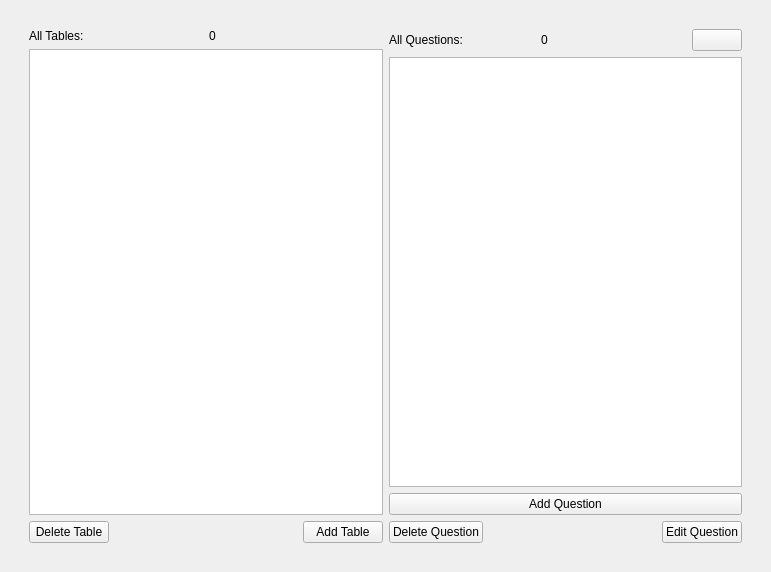
<?xml version="1.0" encoding="UTF-8"?>
<ui version="4.0">
 <class>MainMenu</class>
 <widget class="QWidget" name="MainMenu">
  <property name="geometry">
   <rect>
    <x>0</x>
    <y>0</y>
    <width>771</width>
    <height>572</height>
   </rect>
  </property>
  <property name="windowTitle">
   <string>Form</string>
  </property>
  <layout class="QGridLayout" name="gridLayout">
   <item row="1" column="0">
    <widget class="QWidget" name="widget" native="true">
     <layout class="QGridLayout" name="gridLayout_4">
      <item row="1" column="0">
       <widget class="QStackedWidget" name="stackedWidget">
        <property name="currentIndex">
         <number>1</number>
        </property>
        <widget class="QWidget" name="page">
         <layout class="QGridLayout" name="gridLayout_2">
          <item row="0" column="0">
           <layout class="QHBoxLayout" name="horizontalLayout">
            <item>
             <spacer name="horizontalSpacer">
              <property name="orientation">
               <enum>Qt::Horizontal</enum>
              </property>
              <property name="sizeHint" stdset="0">
               <size>
                <width>40</width>
                <height>20</height>
               </size>
              </property>
             </spacer>
            </item>
            <item>
             <layout class="QVBoxLayout" name="verticalLayout">
              <item>
               <spacer name="verticalSpacer">
                <property name="orientation">
                 <enum>Qt::Vertical</enum>
                </property>
                <property name="sizeHint" stdset="0">
                 <size>
                  <width>20</width>
                  <height>40</height>
                 </size>
                </property>
               </spacer>
              </item>
              <item>
               <widget class="QLabel" name="label">
                <property name="styleSheet">
                 <string notr="true">font: 20pt &quot;Times New Roman&quot;;</string>
                </property>
                <property name="text">
                 <string>Enter the password</string>
                </property>
               </widget>
              </item>
              <item>
               <spacer name="verticalSpacer_2">
                <property name="orientation">
                 <enum>Qt::Vertical</enum>
                </property>
                <property name="sizeHint" stdset="0">
                 <size>
                  <width>20</width>
                  <height>40</height>
                 </size>
                </property>
               </spacer>
              </item>
              <item>
               <widget class="QLineEdit" name="passwordBox">
                <property name="styleSheet">
                 <string notr="true">font: 20pt &quot;Times New Roman&quot;;</string>
                </property>
               </widget>
              </item>
              <item>
               <spacer name="verticalSpacer_3">
                <property name="orientation">
                 <enum>Qt::Vertical</enum>
                </property>
                <property name="sizeHint" stdset="0">
                 <size>
                  <width>20</width>
                  <height>40</height>
                 </size>
                </property>
               </spacer>
              </item>
              <item>
               <widget class="QPushButton" name="loginButton">
                <property name="styleSheet">
                 <string notr="true">font: 20pt &quot;Times New Roman&quot;;</string>
                </property>
                <property name="text">
                 <string>Login</string>
                </property>
               </widget>
              </item>
              <item>
               <spacer name="verticalSpacer_4">
                <property name="orientation">
                 <enum>Qt::Vertical</enum>
                </property>
                <property name="sizeHint" stdset="0">
                 <size>
                  <width>20</width>
                  <height>40</height>
                 </size>
                </property>
               </spacer>
              </item>
             </layout>
            </item>
            <item>
             <spacer name="horizontalSpacer_2">
              <property name="orientation">
               <enum>Qt::Horizontal</enum>
              </property>
              <property name="sizeHint" stdset="0">
               <size>
                <width>40</width>
                <height>20</height>
               </size>
              </property>
             </spacer>
            </item>
           </layout>
          </item>
         </layout>
        </widget>
        <widget class="QWidget" name="page_2">
         <layout class="QGridLayout" name="gridLayout_3">
          <item row="0" column="0">
           <layout class="QVBoxLayout" name="verticalLayout_2">
            <item>
             <layout class="QHBoxLayout" name="horizontalLayout_5">
              <item>
               <widget class="QLabel" name="label_2">
                <property name="styleSheet">
                 <string notr="true">font: 14pt &quot;Times New Roman&quot;;</string>
                </property>
                <property name="text">
                 <string>All Tables:</string>
                </property>
               </widget>
              </item>
              <item>
               <widget class="QLabel" name="numOfTablesLabel">
                <property name="styleSheet">
                 <string notr="true">font: 14pt &quot;Times New Roman&quot;;</string>
                </property>
                <property name="text">
                 <string>0</string>
                </property>
               </widget>
              </item>
             </layout>
            </item>
            <item>
             <widget class="QListWidget" name="listOfTables">
              <property name="styleSheet">
               <string notr="true">font: 75 12pt &quot;Unispace&quot;;</string>
              </property>
             </widget>
            </item>
            <item>
             <layout class="QHBoxLayout" name="horizontalLayout_2">
              <item>
               <widget class="QPushButton" name="deleteTableButton">
                <property name="text">
                 <string>Delete Table</string>
                </property>
               </widget>
              </item>
              <item>
               <spacer name="horizontalSpacer_3">
                <property name="orientation">
                 <enum>Qt::Horizontal</enum>
                </property>
                <property name="sizeHint" stdset="0">
                 <size>
                  <width>40</width>
                  <height>20</height>
                 </size>
                </property>
               </spacer>
              </item>
              <item>
               <widget class="QPushButton" name="addTableButton">
                <property name="text">
                 <string>Add Table</string>
                </property>
               </widget>
              </item>
             </layout>
            </item>
           </layout>
          </item>
          <item row="0" column="1">
           <layout class="QVBoxLayout" name="verticalLayout_3">
            <item>
             <layout class="QHBoxLayout" name="horizontalLayout_4">
              <item>
               <widget class="QLabel" name="label_3">
                <property name="styleSheet">
                 <string notr="true">font: 14pt &quot;Times New Roman&quot;;</string>
                </property>
                <property name="text">
                 <string>All Questions: </string>
                </property>
               </widget>
              </item>
              <item>
               <widget class="QLabel" name="numOfQuestionsLabel">
                <property name="styleSheet">
                 <string notr="true">font: 14pt &quot;Times New Roman&quot;;</string>
                </property>
                <property name="text">
                 <string>0</string>
                </property>
               </widget>
              </item>
              <item>
               <widget class="QPushButton" name="settingsButton">
                <property name="maximumSize">
                 <size>
                  <width>50</width>
                  <height>50</height>
                 </size>
                </property>
                <property name="text">
                 <string/>
                </property>
               </widget>
              </item>
             </layout>
            </item>
            <item>
             <widget class="QListWidget" name="listOfQuestions">
              <property name="styleSheet">
               <string notr="true">font: 75 12pt &quot;Unispace&quot;;</string>
              </property>
             </widget>
            </item>
            <item>
             <widget class="QPushButton" name="addQuestionButton">
              <property name="text">
               <string>Add Question</string>
              </property>
             </widget>
            </item>
            <item>
             <layout class="QHBoxLayout" name="horizontalLayout_3">
              <item>
               <widget class="QPushButton" name="deleteQuestionButton">
                <property name="text">
                 <string>Delete Question</string>
                </property>
               </widget>
              </item>
              <item>
               <spacer name="horizontalSpacer_4">
                <property name="orientation">
                 <enum>Qt::Horizontal</enum>
                </property>
                <property name="sizeHint" stdset="0">
                 <size>
                  <width>40</width>
                  <height>20</height>
                 </size>
                </property>
               </spacer>
              </item>
              <item>
               <widget class="QPushButton" name="editQuestionButton">
                <property name="text">
                 <string>Edit Question</string>
                </property>
               </widget>
              </item>
             </layout>
            </item>
           </layout>
          </item>
         </layout>
        </widget>
        <widget class="QWidget" name="page_3">
         <layout class="QGridLayout" name="gridLayout_5">
          <item row="0" column="0">
           <layout class="QHBoxLayout" name="horizontalLayout_13">
            <item>
             <spacer name="horizontalSpacer_7">
              <property name="orientation">
               <enum>Qt::Horizontal</enum>
              </property>
              <property name="sizeHint" stdset="0">
               <size>
                <width>40</width>
                <height>20</height>
               </size>
              </property>
             </spacer>
            </item>
            <item>
             <layout class="QVBoxLayout" name="verticalLayout_7">
              <item>
               <spacer name="verticalSpacer_6">
                <property name="orientation">
                 <enum>Qt::Vertical</enum>
                </property>
                <property name="sizeHint" stdset="0">
                 <size>
                  <width>20</width>
                  <height>40</height>
                 </size>
                </property>
               </spacer>
              </item>
              <item>
               <layout class="QVBoxLayout" name="verticalLayout_6">
                <item>
                 <layout class="QVBoxLayout" name="verticalLayout_5">
                  <item>
                   <layout class="QHBoxLayout" name="horizontalLayout_11">
                    <item>
                     <spacer name="horizontalSpacer_5">
                      <property name="orientation">
                       <enum>Qt::Horizontal</enum>
                      </property>
                      <property name="sizeHint" stdset="0">
                       <size>
                        <width>40</width>
                        <height>20</height>
                       </size>
                      </property>
                     </spacer>
                    </item>
                    <item>
                     <widget class="QPushButton" name="resetButton">
                      <property name="text">
                       <string>Reset</string>
                      </property>
                     </widget>
                    </item>
                   </layout>
                  </item>
                  <item>
                   <layout class="QVBoxLayout" name="verticalLayout_4">
                    <item>
                     <layout class="QHBoxLayout" name="horizontalLayout_6">
                      <item>
                       <widget class="QLabel" name="label_4">
                        <property name="styleSheet">
                         <string notr="true">font: 14pt &quot;Times New Roman&quot;;</string>
                        </property>
                        <property name="text">
                         <string>Name of Question</string>
                        </property>
                       </widget>
                      </item>
                      <item>
                       <widget class="QLineEdit" name="nameOfQuestionEdit">
                        <property name="styleSheet">
                         <string notr="true">font: 14pt &quot;Times New Roman&quot;;</string>
                        </property>
                       </widget>
                      </item>
                     </layout>
                    </item>
                    <item>
                     <layout class="QHBoxLayout" name="horizontalLayout_7">
                      <item>
                       <widget class="QRadioButton" name="firstAnswerCorrect">
                        <property name="text">
                         <string/>
                        </property>
                        <property name="checked">
                         <bool>true</bool>
                        </property>
                       </widget>
                      </item>
                      <item>
                       <widget class="QLineEdit" name="firstAnswer">
                        <property name="styleSheet">
                         <string notr="true">font: 12pt &quot;Tahoma&quot;;</string>
                        </property>
                       </widget>
                      </item>
                     </layout>
                    </item>
                    <item>
                     <layout class="QHBoxLayout" name="horizontalLayout_10">
                      <item>
                       <widget class="QRadioButton" name="secondAnswerCorrect">
                        <property name="text">
                         <string/>
                        </property>
                       </widget>
                      </item>
                      <item>
                       <widget class="QLineEdit" name="secondAnswer">
                        <property name="styleSheet">
                         <string notr="true">font: 12pt &quot;Tahoma&quot;;</string>
                        </property>
                       </widget>
                      </item>
                     </layout>
                    </item>
                    <item>
                     <layout class="QHBoxLayout" name="horizontalLayout_9">
                      <item>
                       <widget class="QRadioButton" name="thirdAnswerCorrect">
                        <property name="text">
                         <string/>
                        </property>
                       </widget>
                      </item>
                      <item>
                       <widget class="QLineEdit" name="thirdAnswer">
                        <property name="styleSheet">
                         <string notr="true">font: 12pt &quot;Tahoma&quot;;</string>
                        </property>
                       </widget>
                      </item>
                     </layout>
                    </item>
                    <item>
                     <layout class="QHBoxLayout" name="horizontalLayout_8">
                      <item>
                       <widget class="QRadioButton" name="fourthAnswerCorrect">
                        <property name="text">
                         <string/>
                        </property>
                       </widget>
                      </item>
                      <item>
                       <widget class="QLineEdit" name="fourthAnswer">
                        <property name="styleSheet">
                         <string notr="true">font: 12pt &quot;Tahoma&quot;;</string>
                        </property>
                       </widget>
                      </item>
                     </layout>
                    </item>
                   </layout>
                  </item>
                 </layout>
                </item>
                <item>
                 <layout class="QHBoxLayout" name="horizontalLayout_12">
                  <item>
                   <widget class="QPushButton" name="backButton">
                    <property name="text">
                     <string>Back</string>
                    </property>
                   </widget>
                  </item>
                  <item>
                   <spacer name="horizontalSpacer_6">
                    <property name="orientation">
                     <enum>Qt::Horizontal</enum>
                    </property>
                    <property name="sizeHint" stdset="0">
                     <size>
                      <width>40</width>
                      <height>20</height>
                     </size>
                    </property>
                   </spacer>
                  </item>
                  <item>
                   <widget class="QPushButton" name="saveQuestionButton">
                    <property name="text">
                     <string>Save</string>
                    </property>
                   </widget>
                  </item>
                 </layout>
                </item>
               </layout>
              </item>
              <item>
               <spacer name="verticalSpacer_5">
                <property name="orientation">
                 <enum>Qt::Vertical</enum>
                </property>
                <property name="sizeHint" stdset="0">
                 <size>
                  <width>20</width>
                  <height>40</height>
                 </size>
                </property>
               </spacer>
              </item>
             </layout>
            </item>
            <item>
             <spacer name="horizontalSpacer_8">
              <property name="orientation">
               <enum>Qt::Horizontal</enum>
              </property>
              <property name="sizeHint" stdset="0">
               <size>
                <width>40</width>
                <height>20</height>
               </size>
              </property>
             </spacer>
            </item>
           </layout>
          </item>
         </layout>
        </widget>
       </widget>
      </item>
     </layout>
    </widget>
   </item>
  </layout>
 </widget>
 <resources/>
 <connections/>
</ui>
